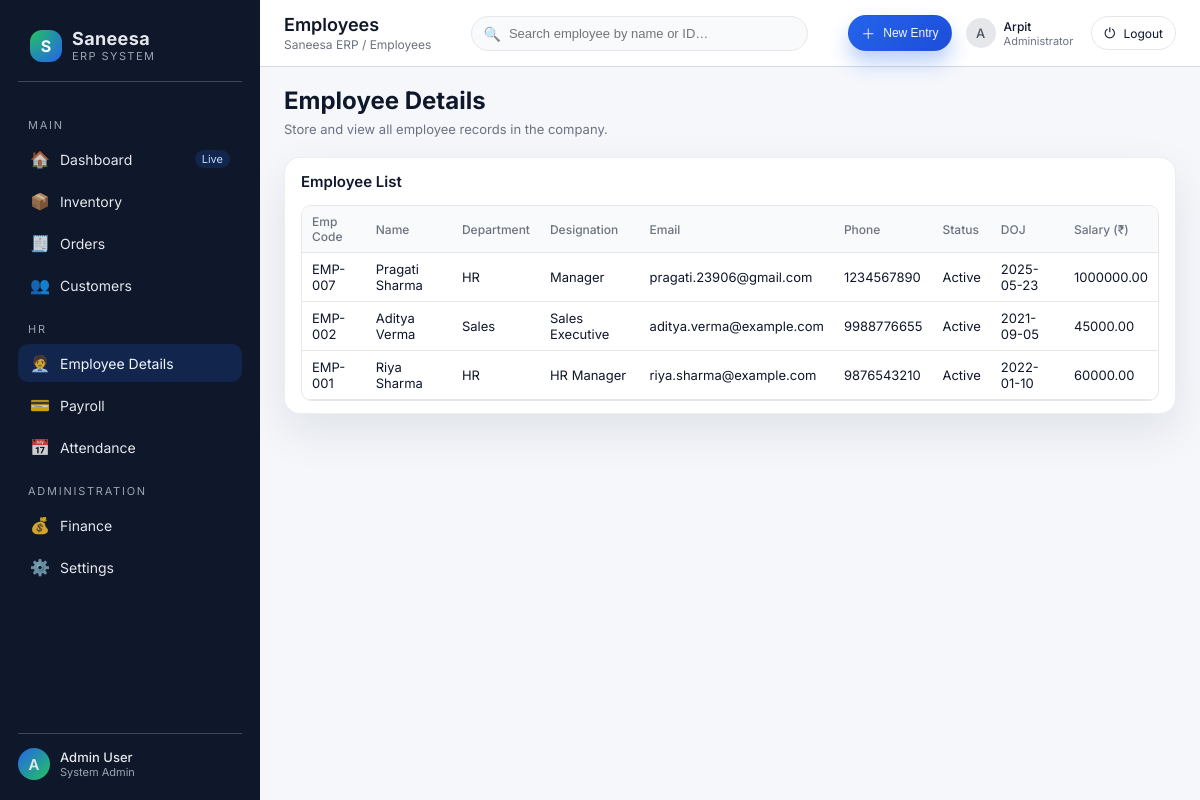
Screenshot of /employees (signed in) with the database file from the repository.
### app.py (models this page shows)
class Employee(db.Model):
    __tablename__ = 'employees'
    id = db.Column(db.Integer, primary_key=True)
    emp_code = db.Column(db.String(50), unique=True, nullable=False)
    name = db.Column(db.String(120), nullable=False)
    department = db.Column(db.String(80))
    designation = db.Column(db.String(80))
    email = db.Column(db.String(120))
    phone = db.Column(db.String(50))
    date_of_joining = db.Column(db.String(20))  # e.g. "2023-05-01"
    status = db.Column(db.String(30), default="Active")
    salary = db.Column(db.Float, default=0.0)  # monthly salary
    bank_name = db.Column(db.String(120))
    bank_account = db.Column(db.String(50))
    bank_ifsc = db.Column(db.String(20))

### app.py (the view, shortened to what this page needs)
@app.route("/employees", methods=["GET", "POST"])
@login_required
def employees_page():
    q = (request.args.get("q") or "").strip()
    if q:
        pattern = f"%{q}%"
        employees = Employee.query.filter(
            (Employee.name.ilike(pattern)) | (Employee.emp_code.ilike(pattern))
        ).order_by(Employee.id.desc()).all()
    else:
        employees = Employee.query.order_by(Employee.id.desc()).all()
    return render_template(
        "employees.html",
        page_title="Employees",
        employees=employees,
        search_query=q
    )

### app.py (called while the page is built)
def login_required(f):
    @wraps(f)
    def wrapper(*args, **kwargs):
        if "admin_id" not in session:
            return redirect(url_for("login"))
        return f(*args, **kwargs)
    return wrapper

### templates/employees.html (shortened to what this page needs)
{% extends "base.html" %}
{% block content %}
<div class="content__header-row">
  <div class="content__header-meta">
    <h2>Employee Details</h2>
    <div class="content__subtitle">
      Store and view all employee records in the company.
    </div>
  </div>
</div>
<section class="panel">
  <div class="panel__header">
    <div class="panel__title">Employee List</div>
  </div>
  <div class="table-wrapper">
    <table>
      <thead>
        <tr>
          <th>Emp Code</th>
          <th>Name</th>
          <th>Department</th>
          <th>Designation</th>
          <th>Email</th>
          <th>Phone</th>
          <th>Status</th>
          <th>DOJ</th>
          <th>Salary (₹)</th>
        </tr>
      </thead>
      <tbody>
      {% for e in employees %}
        <tr>
          <td>{{ e.emp_code }}</td>
          <td>{{ e.name }}</td>
          <td>{{ e.department }}</td>
          <td>{{ e.designation }}</td>
          <td>{{ e.email }}</td>
          <td>{{ e.phone }}</td>
          <td>{{ e.status }}</td>
          <td>{{ e.date_of_joining }}</td>
          <td>
            {% if e.salary %}
              {{ "%.2f"|format(e.salary) }}
            {% else %}
              –
            {% endif %}
          </td>
        </tr>
      {% else %}
        <tr>
          <td colspan="9">No employees yet.</td>
        </tr>
      {% endfor %}
      </tbody>
    </table>
  </div>
</section>
{% endblock %}

### static/css/style.css (style rules this page uses)
:root { --bg-body: #f5f7fb; --bg-sidebar: #0f172a; --bg-sidebar-hover: #111827; --bg-card: #ffffff; --bg-topbar: #ffffff; --primary: #2563eb; --primary-soft: #dbeafe; --text-main: #0f172a; --text-muted: #6b7280; --border-subtle: #e5e7eb; --radius-lg: 16px; --radius-md: 10px; --shadow-soft: 0 18px 45px rgba(15, 23, 42, 0.09); --transition: 200ms ease; }
* { box-sizing: border-box; margin: 0; padding: 0; }
body { font-family: "Inter", system-ui, -apple-system, BlinkMacSystemFont, "Segoe UI", sans-serif; background: var(--bg-body); color: var(--text-main); min-height: 100vh; display: flex; }
.content__header-row { display: flex; align-items: center; justify-content: space-between; gap: 18px; flex-wrap: wrap; }
.content__header-meta { display: flex; flex-direction: column; gap: 6px; }
.content__subtitle { font-size: 13px; color: var(--text-muted); }
.panel { background: var(--bg-card); border-radius: var(--radius-lg); box-shadow: var(--shadow-soft); border: 1px solid rgba(148, 163, 184, 0.18); padding: 14px 16px 12px; display: flex; flex-direction: column; gap: 10px; }
.panel__header { display: flex; align-items: center; justify-content: space-between; margin-bottom: 4px; }
.panel__title { font-size: 15px; font-weight: 600; }
.table-wrapper { border-radius: var(--radius-md); border: 1px solid var(--border-subtle); overflow: hidden; font-size: 13px; }
table { width: 100%; border-collapse: collapse; }
thead { background: #f9fafb; }
th, td { padding: 8px 10px; text-align: left; border-bottom: 1px solid var(--border-subtle); }
th { font-weight: 500; font-size: 12px; color: var(--text-muted); }

### rows the page displays
Employee: emp_code "EMP-007", name "Pragati Sharma", department "HR", designation "Manager", email "pragati.23906@gmail.com", phone "1234567890", status "Active", date_of_joining "2025-05-23", salary "1000000.00"
Employee: emp_code "EMP-002", name "Aditya Verma", department "Sales", designation "Sales Executive", email "aditya.verma@example.com", phone "9988776655", status "Active", date_of_joining "2021-09-05", salary "45000.00"
Employee: emp_code "EMP-001", name "Riya Sharma", department "HR", designation "HR Manager", email "riya.sharma@example.com", phone "9876543210", status "Active", date_of_joining "2022-01-10", salary "60000.00"

### other values shown
{{ page_title }} "Employees"
